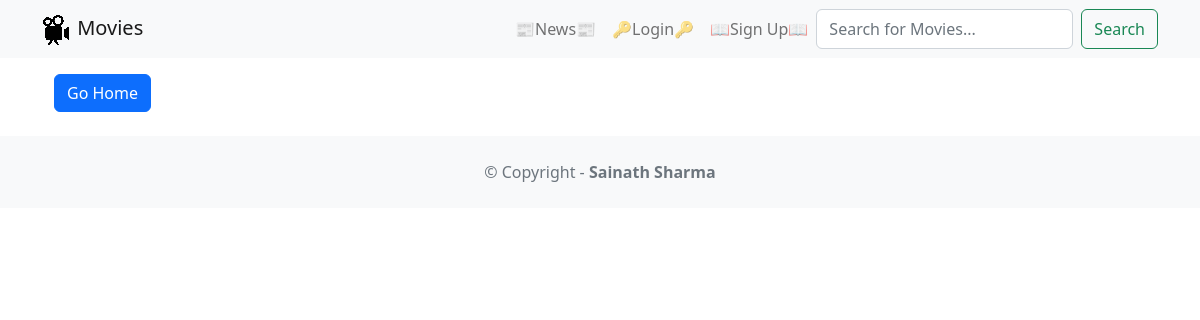
Before: /news/ with the older database file.
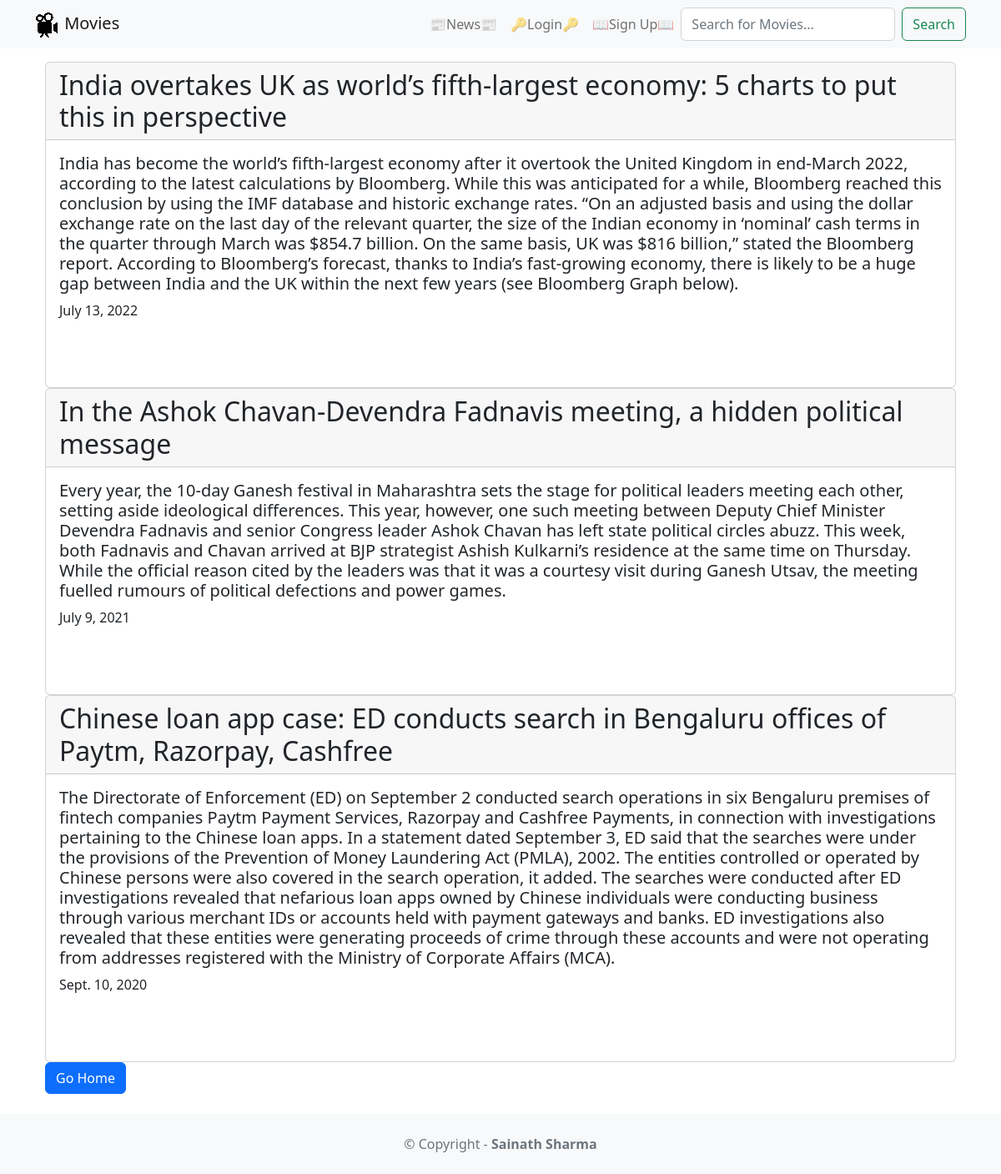
After: the same page with the newer database file.
### news/models.py (models this page shows, shortened)
class News(models.Model):
    headline = models.CharField(max_length=256)
    body = models.TextField()
    date = models.DateField()

### news/views.py (the view)
# urls.py: path('news/',include('news.urls')),
def news(request):
    news = News.objects.all().order_by('-date')
    return render(request,'news.html',{'news':news})

### news/templates/news.html (shortened to what this page needs)
<!DOCTYPE html>
{% extends 'base.html' %}
{% block content %}
<html lang="en">
<head>
    <link href="https://cdn.jsdelivr.net/npm/bootstrap@5.2.0/dist/css/bootstrap.min.css" rel="stylesheet"
>
</head>
<body>
    <div class="container">
        {% for news in news %}
        <div class="card">
            <h2 class="card-header"> {{ news.headline }}</h2>
            <div class="card-body">
                <h5 class="card-title">{{ news.body }}</h5>
                <p class="card-text">{{ news.date }}</p>
                <br> <br>
            </div>
        </div>
            {% endfor %}
            <a href="{% url 'home' %}" class="btn btn-primary">Go Home</a>
    </div>
   {% endblock content %}

Changed rows visible on the page:
added News: headline "India overtakes UK as world’s fifth-largest economy: 5 charts to put this in perspective", body "India has become the world’s fifth-largest economy after it overtook the United Kingdom in end-March 2022, according to the latest calculations by Bloomberg. While this was anticipated for a while, Bloomberg reached this conclusion by using the IMF database and historic exchange rates. “On an adjusted basis and using the dollar exchange rate on the last day of the relevant quarter, the size of the Indian economy in ‘nominal’ cash terms in the quarter through March was $854.7 billion. On the same basis, UK was $816 billion,” stated the Bloomberg report. According to Bloomberg’s forecast, thanks to India’s fast-growing economy, there is likely to be a huge gap between India and the UK within…", date "July 13, 2022"
added News: headline "In the Ashok Chavan-Devendra Fadnavis meeting, a hidden political message", body "Every year, the 10-day Ganesh festival in Maharashtra sets the stage for political leaders meeting each other, setting aside ideological differences. This year, however, one such meeting between Deputy Chief Minister Devendra Fadnavis and senior Congress leader Ashok Chavan has left state political circles abuzz. This week, both Fadnavis and Chavan arrived at BJP strategist Ashish Kulkarni’s residence at the same time on Thursday. While the official reason cited by the leaders was that it was a courtesy visit during Ganesh Utsav, the meeting fuelled rumours of political defections and power games.", date "July 9, 2021"
added News: headline "Chinese loan app case: ED conducts search in Bengaluru offices of Paytm, Razorpay, Cashfree", body "The Directorate of Enforcement (ED) on September 2 conducted search operations in six Bengaluru premises of fintech companies Paytm Payment Services, Razorpay and Cashfree Payments, in connection with investigations pertaining to the Chinese loan apps. In a statement dated September 3, ED said that the searches were under the provisions of the Prevention of Money Laundering Act (PMLA), 2002. The entities controlled or operated by Chinese persons were also covered in the search operation, it added. The searches were conducted after ED investigations revealed that nefarious loan apps owned by Chinese individuals were conducting business through various merchant IDs or accounts held with…", date "Sept. 10, 2020"
